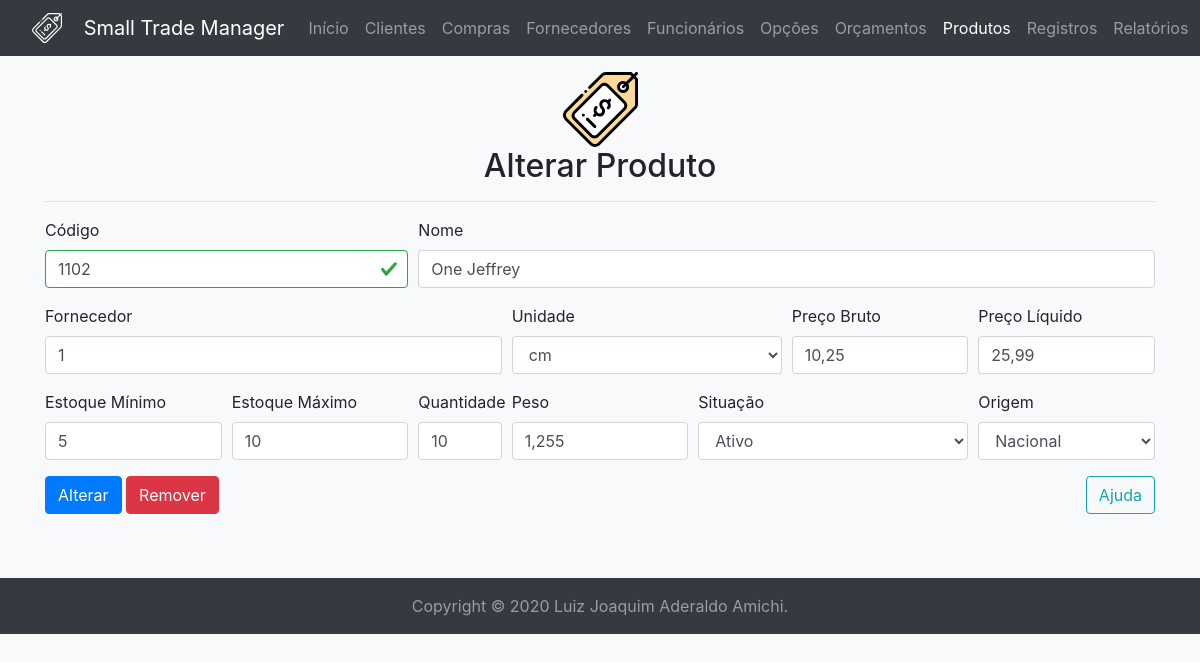
/product/update/?id=1 (signed in), run on the app's committed database.
### tables this page shows
create table if not exists products (
	id int unsigned auto_increment not null primary key,
	code int unsigned not null unique,
	name varchar(32) character set 'utf8' not null,
	provider int unsigned not null,
	unity varchar(4) character set 'utf8' not null,
	gross_price decimal(6,2) not null,
	net_price decimal(6,2) not null,
	minimum_stock int unsigned not null,
	maximum_stock int unsigned not null,
	amount int unsigned not null,
	weigth float unsigned not null,
	situation tinyint(1) unsigned not null,
	source tinyint(1) unsigned not null,
	foreign key(provider) references providers(id)
);

create table if not exists providers (
	id int unsigned auto_increment not null primary key,
	company_name varchar(32) character set 'utf8' not null,
	fantasy_name varchar(64) character set 'utf8' not null,
	state_registration char(12) character set 'utf8' null unique,
	cnpj char(14) character set 'utf8' not null unique,
	foundation_date date not null,
	postal_code char(8) character set 'utf8' null,
	district varchar(32) character set 'utf8' null,
	city varchar(64) character set 'utf8' not null,
	state char(2) character set 'utf8' not null,
	address varchar(64) character set 'utf8' not null,
	number int unsigned not null,
	complement varchar(32) character set 'utf8' null,
	email varchar(32) character set 'utf8' not null,
	phone char(10) character set 'utf8' not null,
	cell_phone char(11) character set 'utf8' null,
	note varchar(512) character set 'utf8' null
);

### mysql.php (called while the page is built, shortened)
<?php
$db = null;
function execute(string $query, ?object &$record=null): array|bool {
	global $db;
	$operation = strtolower(substr($query, 0, 6));
	$tuple = $record ? convert($record) : $record;
	$connection = $db ?? open();
	$stmt = null;
	if($connection) {
		try {
			if($operation == 'delete') {
				$queries = explode(';', $query);
				foreach($queries as $query) {
					if(!empty($query)) {
						$stmt = $connection->prepare($query);
						$stmt->execute();
					}
				}
			}
			elseif(in_array($operation, ['insert', 'select', 'update'])) {
				$stmt = $connection->prepare($query);
				$stmt->execute($tuple);
			}
			if($operation == 'select') {
				return $stmt->fetchAll(\PDO::FETCH_OBJ);
			}
			elseif(in_array($operation, ['delete', 'insert', 'update'])) {
				if($operation == 'insert' && $record) {
					$record->id = $connection->lastInsertId() ?: ($record->id ?? 0);
				}
				$commit = $connection->commit();
				return (bool) ($operation == 'delete' ? $commit : $stmt->rowCount());
			}
		}
		catch(\PDOException $e) {
			\util\history($e);
			if($operation == 'select') {
				return [];
			}
			elseif(in_array($operation, ['delete', 'insert', 'update'])) {
				$connection->rollBack();
				return false;
			}
		}
		finally {
			$connection = null;
		}
	}
	return false;
}
function open(): ?\PDO {
	global $db;
	if(!$db) {
		try {
			$db = new \PDO('mysql:host=' . MYSQL_HOST . ';dbname=' . MYSQL_SCHEMA, MYSQL_USER, MYSQL_PASSWORD);
			$db->setAttribute(\PDO::ATTR_ERRMODE, \PDO::ERRMODE_EXCEPTION);
			$db->setAttribute(\PDO::ATTR_DEFAULT_FETCH_MODE, \PDO::FETCH_OBJ);
			return $db;
		}
		catch(\PDOException $e) {
			\util\history($e);
			return null;
		}
	}
	return $db;
}

### controllers/product.php (called while the page is built, shortened)
<?php
require_once __DIR__ . '/../mysql.php';
function formulate(object $tuple): object {
	$tuple->gross_price = number_format($tuple->gross_price, 2, ',', '.');
	$tuple->net_price = number_format($tuple->net_price, 2, ',', '.');
	$tuple->minimum_stock = number_format($tuple->minimum_stock, 0, '.', '.');
	$tuple->maximum_stock = number_format($tuple->maximum_stock, 0, '.', '.');
	$tuple->amount = number_format($tuple->amount, 0, '.', '.');
	$tuple->weigth = number_format($tuple->weigth, 3, ',', '.');
	return $tuple;
}

### templates/product/update.php (the view, shortened to what this page needs)
	<div class="container mb-5">
		<div class="my-3 text-center">
			<img alt="Produto" class="img-fluid mx-3" height="75" src="<?=BASE_URL?>img/product-color.svg" width="75"/>
			<h2><?=PAGE_TITLE?></h2>
			<hr/>
		</div>
		<form accept-charset="utf-8" action="<?=BASE_URL . 'action/' . PAGE_NAME?>/update/" autocomplete="on" class="pb-3" enctype="application/x-www-form-urlencoded" id="update-product" method="post" name="update-product" rel="noopener" target="_self">
			<div class="form-row">
				<div class="col-md-4 form-group">
					<label for="code">Código</label>
					<input autofocus class="form-control" form="update-product" id="code" name="code" pattern="[0-9]+" placeholder="" required type="text" value="<?=$tuple->code?>"/>
				</div>
				<div class="col-md-8 form-group">
					<label for="name">Nome</label>
					<input class="form-control" form="update-product" id="name" maxlength="32" minlength="2" name="name" placeholder="" required type="text" value="<?=$tuple->name?>"/>
				</div>
			</div>
			<div class="form-row">
				<div class="col-md-5 form-group">
					<label for="provider-mask">Fornecedor</label>
					<input class="form-control" form="update-product" id="provider-mask" list="providers" maxlength="32" minlength="2" placeholder="" required type="text" value="<?=$tuple->provider->id?>"/>
				</div>
				<div class="col-md-3 form-group">
					<label for="unity">Unidade</label>
					<select class="form-control" form="update-product" id="unity" name="unity" required>
						<option <?=$tuple->unity == 'cm' ? 'selected' : ''?> value="cm">cm</option>
					</select>
				</div>
				<div class="col-md-2 form-group">
					<label for="gross-price">Preço Bruto</label>
					<input class="form-control" form="update-product" id="gross-price" maxlength="12" minlength="1" name="gross-price" pattern="^(\d+|\d{1,3}(\.\d{3})*)(,\d+)?$" placeholder="" required type="text" value="<?=$tuple->gross_price?>"/>
				</div>
				<div class="col-md-2 form-group">
					<label for="net-price">Preço Líquido</label>
					<input class="form-control" form="update-product" id="net-price" maxlength="12" minlength="1" name="net-price" pattern="^(\d+|\d{1,3}(\.\d{3})*)(,\d+)?$" placeholder="" required type="text" value="<?=$tuple->net_price?>"/>
				</div>
			</div>
			<div class="form-row">
				<div class="col-md-2 form-group">
					<label for="minimum-stock">Estoque Mínimo</label>
					<input class="form-control" form="update-product" id="minimum-stock" name="minimum-stock" pattern="[0-9]+" placeholder="" required type="text" value="<?=$tuple->minimum_stock?>"/>
				</div>
				<div class="col-md-2 form-group">
					<label for="maximum-stock">Estoque Máximo</label>
					<input class="form-control" form="update-product" id="maximum-stock" name="maximum-stock" pattern="[0-9]+" placeholder="" required type="text" value="<?=$tuple->maximum_stock?>"/>
				</div>
				<div class="col-md-1 form-group">
					<label for="amount">Quantidade</label>
					<input class="form-control" form="update-product" id="amount" min="0" name="amount" placeholder="" required type="number" value="<?=$tuple->amount?>"/>
				</div>
				<div class="col-md-2 form-group">
					<label for="weigth">Peso</label>
					<input class="form-control" form="update-product" id="weigth" maxlength="32" minlength="2" name="weigth" pattern="^(\d+|\d{1,3}(\.\d{3})*)(,\d+)?$" placeholder="" required type="text" value="<?=$tuple->weigth?>"/>
				</div>
				<div class="col-md-3 form-group">
					<label for="situation">Situação</label>
					<select class="form-control" form="update-product" id="situation" name="situation" required>
						<option <?=$tuple->situation == '1' ? 'selected' : ''?> value="1">Ativo</option>
					</select>
				</div>
				<div class="col-md-2 form-group">
					<label for="source">Origem</label>
					<select class="form-control" form="update-product" id="source" name="source" required>
						<option <?=$tuple->source == '0' ? 'selected' : ''?> value="0">Nacional</option>
					</select>
				</div>
			</div>
			<input class="btn btn-primary" form="update-product" type="submit" value="Alterar"/>
			<button class="btn btn-danger" data-target="#remove-modal" data-toggle="modal" type="button">Remover</button>
			<button class="btn btn-outline-info float-right" data-target="#help-modal" data-toggle="modal" type="button">Ajuda</button>
		</form>
	</div>
</body>
</html>

### data on the page
products: code "1102", name "One Jeffrey", unity "cm", gross-price "10,25", net-price "25,99", minimum-stock "5", maximum-stock "10", amount "10", weigth "1,255", situation "Ativo", source "Nacional"
providers: id "1"

### other printed values
PAGE_TITLE "Alterar Produto"
